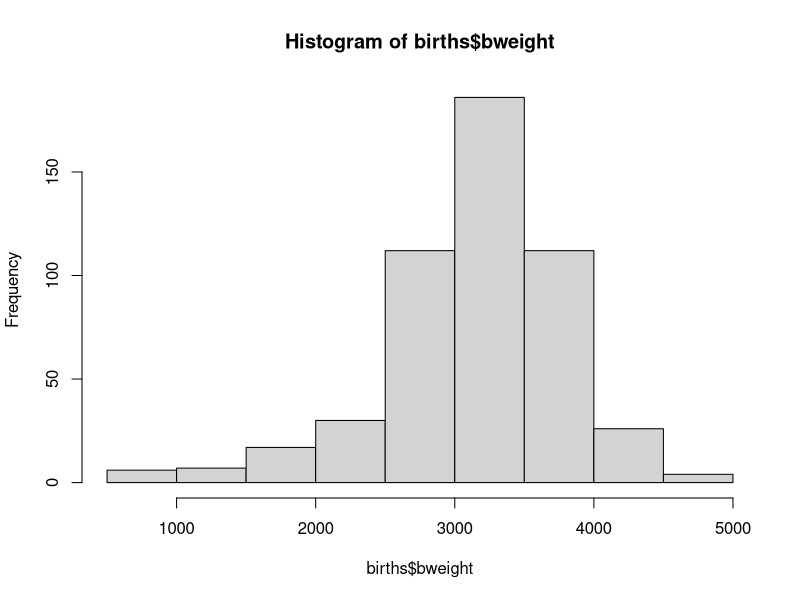
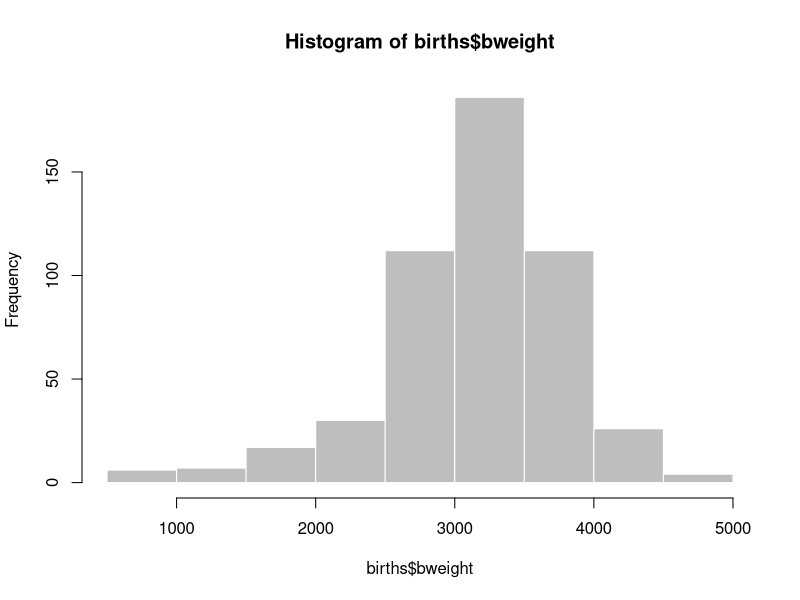
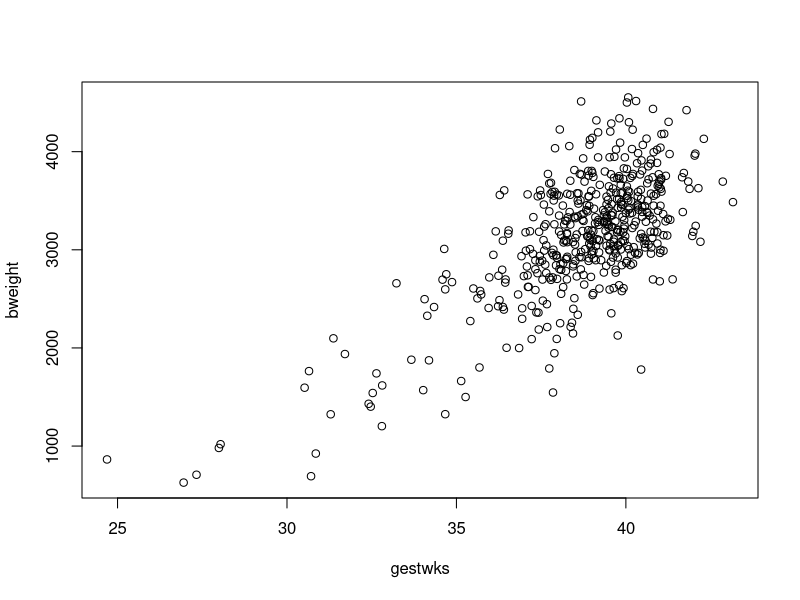
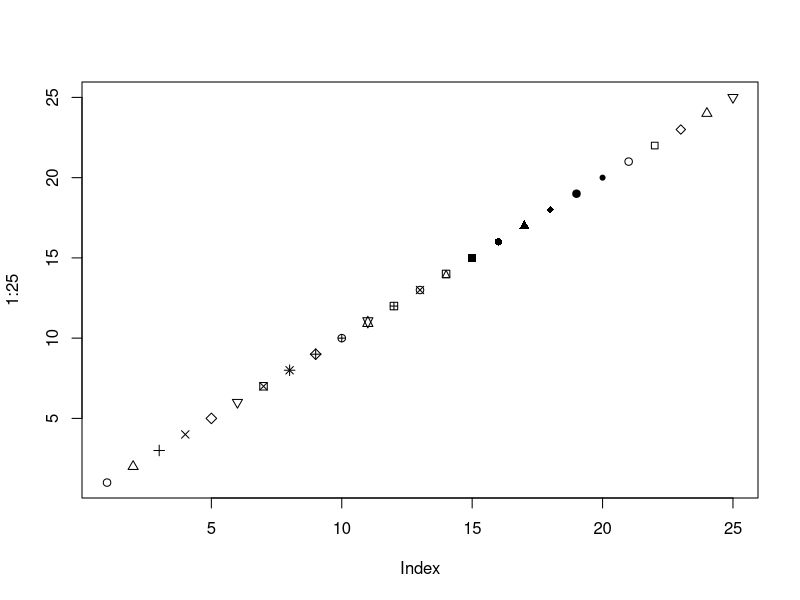
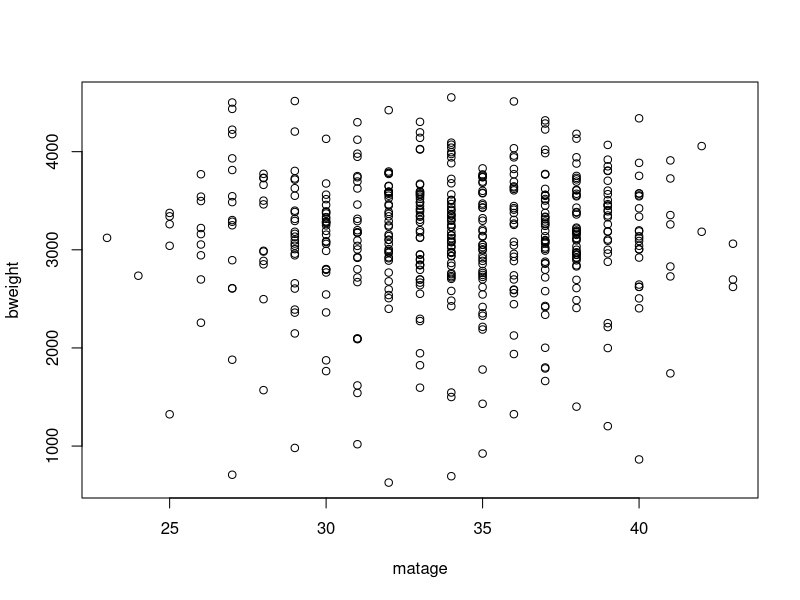
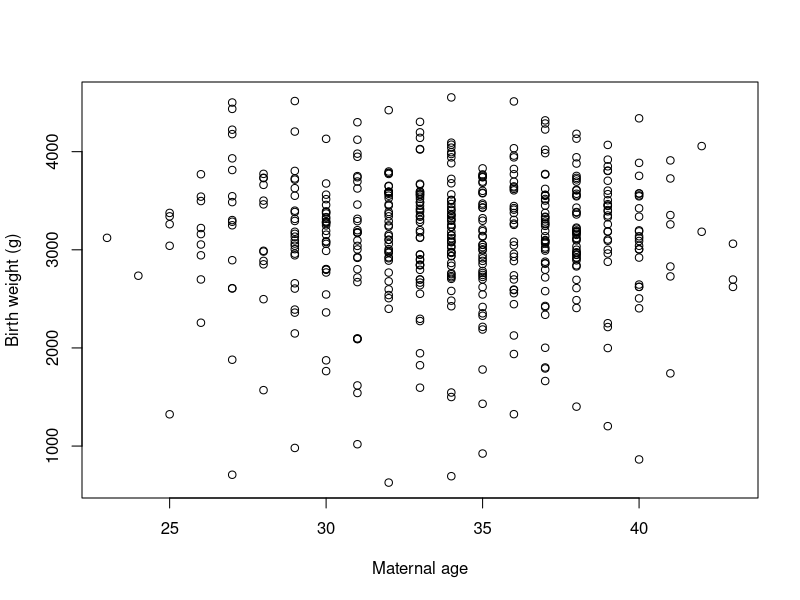
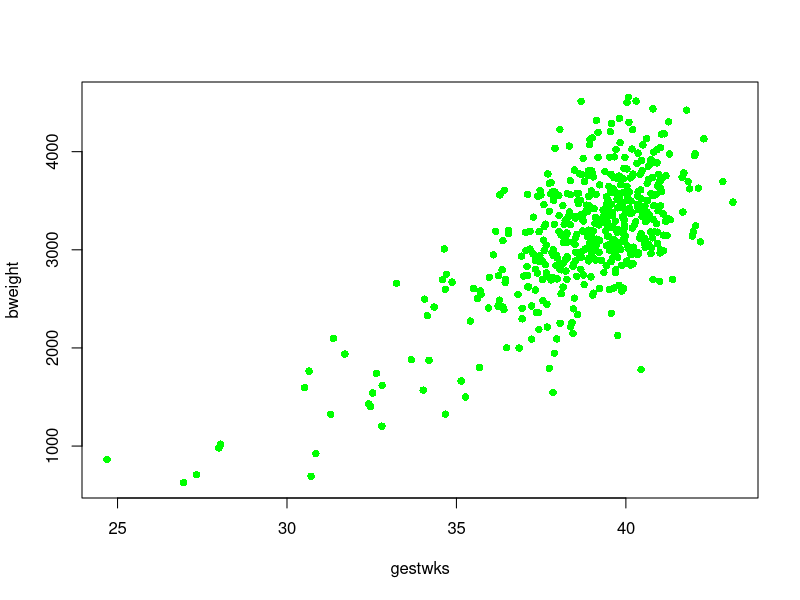
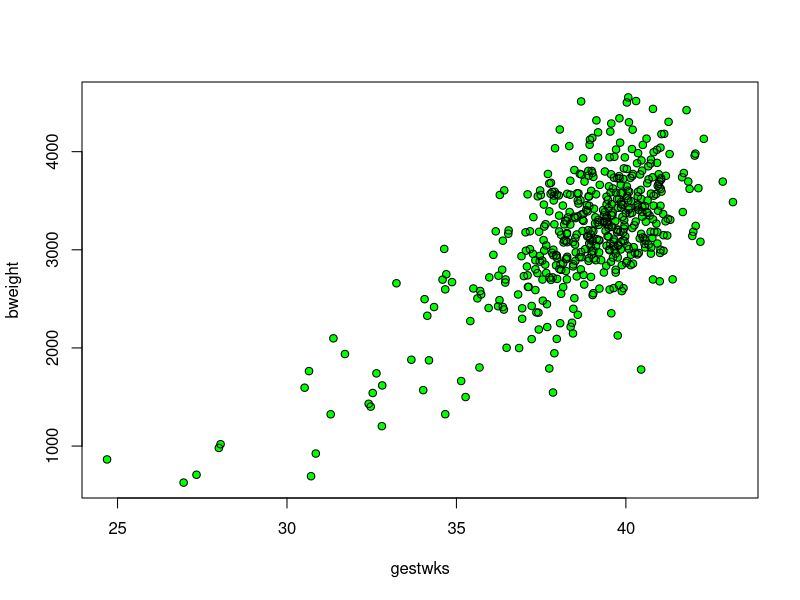

These charts were generated, in order, by the following R code:
## ----include=FALSE------------------------------------------------------------
knitr::opts_chunk$set(results = "markup", debug = FALSE, prefix.string = "./graph/graph-intro")


## -----------------------------------------------------------------------------
library(Epi)
data(births)
str(births)


## -----------------------------------------------------------------------------
hist(births$bweight)


## ----eval=FALSE---------------------------------------------------------------
# help(hist)


## -----------------------------------------------------------------------------
hist(births$bweight, col = "gray", border = "white")


## -----------------------------------------------------------------------------
with(births, plot(gestwks, bweight))


## -----------------------------------------------------------------------------
plot(1:25, pch = 1:25)


## -----------------------------------------------------------------------------
with(births, plot(matage, bweight))


## -----------------------------------------------------------------------------
with(
  births, 
  plot(
    matage, 
    bweight, 
    xlab = "Maternal age", 
    ylab = "Birth weight (g)"
  )
)


## -----------------------------------------------------------------------------
with(births, plot(gestwks, bweight, pch = 16, col = "green"))


## -----------------------------------------------------------------------------
with(births, plot(gestwks, bweight, pch = 16, col = "green"))
with(births, points(gestwks, bweight, pch = 1))


## -----------------------------------------------------------------------------
with(births, plot(gestwks, bweight, type = "n"))
with(
  births, 
  points(gestwks[sex == 1], bweight[sex == 1], col = "blue")
)
with(
  births, 
  points(gestwks[sex == 2], bweight[sex == 2], col = "red")
)


## -----------------------------------------------------------------------------
with(births, plot(gestwks, bweight, type = "n"))
with(
  births, 
  points(gestwks[sex == 1], bweight[sex == 1], col = "blue")
)
with(
  births, 
  points(gestwks[sex == 2], bweight[sex == 2], col = "red")
)
legend(
  "topleft", 
  pch = 1, 
  legend = c("Boys", "Girls"), 
  col = c("blue", "red")
)


## -----------------------------------------------------------------------------
with(births, plot(gestwks, bweight, type = "n"))
with(
  births, 
  points(gestwks[sex == 1], bweight[sex == 1], col = "blue")
)
with(
  births, 
  points(gestwks[sex == 2], bweight[sex == 2], col = "red")
)
legend(
  "topleft", 
  pch = 1, 
  legend = c("Boys", "Girls"), 
  col = c("blue", "red")
)
title(
  "Birth weight vs gestational weeks in 500 singleton births"
)


## -----------------------------------------------------------------------------
c("blue", "red")
births$sex


## -----------------------------------------------------------------------------
c("blue", "red")[births$sex]


## -----------------------------------------------------------------------------
with(
  births, 
  plot(gestwks, bweight, pch = 16, col = c("blue", "red")[sex])
)


## -----------------------------------------------------------------------------
births$oldmum <- (births$matage >= 40) + 1


## -----------------------------------------------------------------------------
with(
  births, 
  plot(
    gestwks, 
    bweight, 
    pch = c(16, 3)[oldmum], 
    col = c("blue", "red")[sex]
  )
)


## -----------------------------------------------------------------------------
with(
  births, 
  plot(
    gestwks, 
    bweight, 
    pch = c(16, 3)[(matage >= 40) + 1], 
    col = c("blue", "red")[sex]
  )
)


## -----------------------------------------------------------------------------
rainbow(4)


## -----------------------------------------------------------------------------
plot(0:10, pch = 16, cex = 3, col = gray(0:10 / 10))
points(0:10, pch = 1, cex = 3)


## ----eval=FALSE---------------------------------------------------------------
# pdf(file = "bweight_gwks.pdf", height = 4, width = 4)
# with(births, plot(gestwks, bweight, col = c("blue", "red")[sex]))
# legend(
#   "topleft",
#   pch = 1,
#   legend = c("Boys", "Girls"),
#   col = c("blue", "red")
# )
# dev.off()


## ----eval=FALSE---------------------------------------------------------------
# help(par)


## -----------------------------------------------------------------------------
par(mfrow = c(2, 3))


## -----------------------------------------------------------------------------
par(mfrow = c(1, 1))


## -----------------------------------------------------------------------------
with(births, plot(gestwks, bweight, col = c("blue", "red")[sex]))


## ----eval=FALSE---------------------------------------------------------------
# legend(
#   locator(1),
#   pch = 1,
#   legend = c("Boys", "Girls"),
#   col = c("blue", "red")
# )


## ----eval=FALSE---------------------------------------------------------------
# with(births, identify(gestwks, bweight))


## ----eval=FALSE---------------------------------------------------------------
# with(births, births[identify(gestwks, bweight), ])
